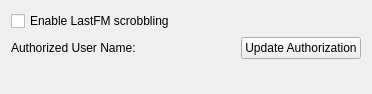
<?xml version="1.0" encoding="UTF-8"?>
<ui version="4.0">
 <class>LastFmSettings</class>
 <widget class="QWidget" name="LastFmSettings">
  <property name="geometry">
   <rect>
    <x>0</x>
    <y>0</y>
    <width>372</width>
    <height>94</height>
   </rect>
  </property>
  <property name="windowTitle">
   <string>Form</string>
  </property>
  <layout class="QVBoxLayout" name="verticalLayout">
   <item>
    <widget class="QCheckBox" name="cb_enable">
     <property name="text">
      <string>Enable LastFM scrobbling</string>
     </property>
    </widget>
   </item>
   <item>
    <layout class="QHBoxLayout" name="horizontalLayout">
     <item>
      <widget class="QLabel" name="label">
       <property name="text">
        <string>Authorized User Name:</string>
       </property>
      </widget>
     </item>
     <item>
      <widget class="QLabel" name="lb_username">
       <property name="text">
        <string/>
       </property>
      </widget>
     </item>
     <item>
      <spacer name="horizontalSpacer_2">
       <property name="orientation">
        <enum>Qt::Horizontal</enum>
       </property>
       <property name="sizeHint" stdset="0">
        <size>
         <width>40</width>
         <height>20</height>
        </size>
       </property>
      </spacer>
     </item>
     <item>
      <widget class="QPushButton" name="pb_authentication">
       <property name="text">
        <string>Update Authorization</string>
       </property>
      </widget>
     </item>
    </layout>
   </item>
   <item>
    <spacer name="verticalSpacer">
     <property name="orientation">
      <enum>Qt::Vertical</enum>
     </property>
     <property name="sizeHint" stdset="0">
      <size>
       <width>20</width>
       <height>10</height>
      </size>
     </property>
    </spacer>
   </item>
  </layout>
 </widget>
 <resources/>
 <connections>
  <connection>
   <sender>cb_enable</sender>
   <signal>toggled(bool)</signal>
   <receiver>pb_authentication</receiver>
   <slot>setEnabled(bool)</slot>
   <hints>
    <hint type="sourcelabel">
     <x>199</x>
     <y>19</y>
    </hint>
    <hint type="destinationlabel">
     <x>200</x>
     <y>76</y>
    </hint>
   </hints>
  </connection>
 </connections>
</ui>
